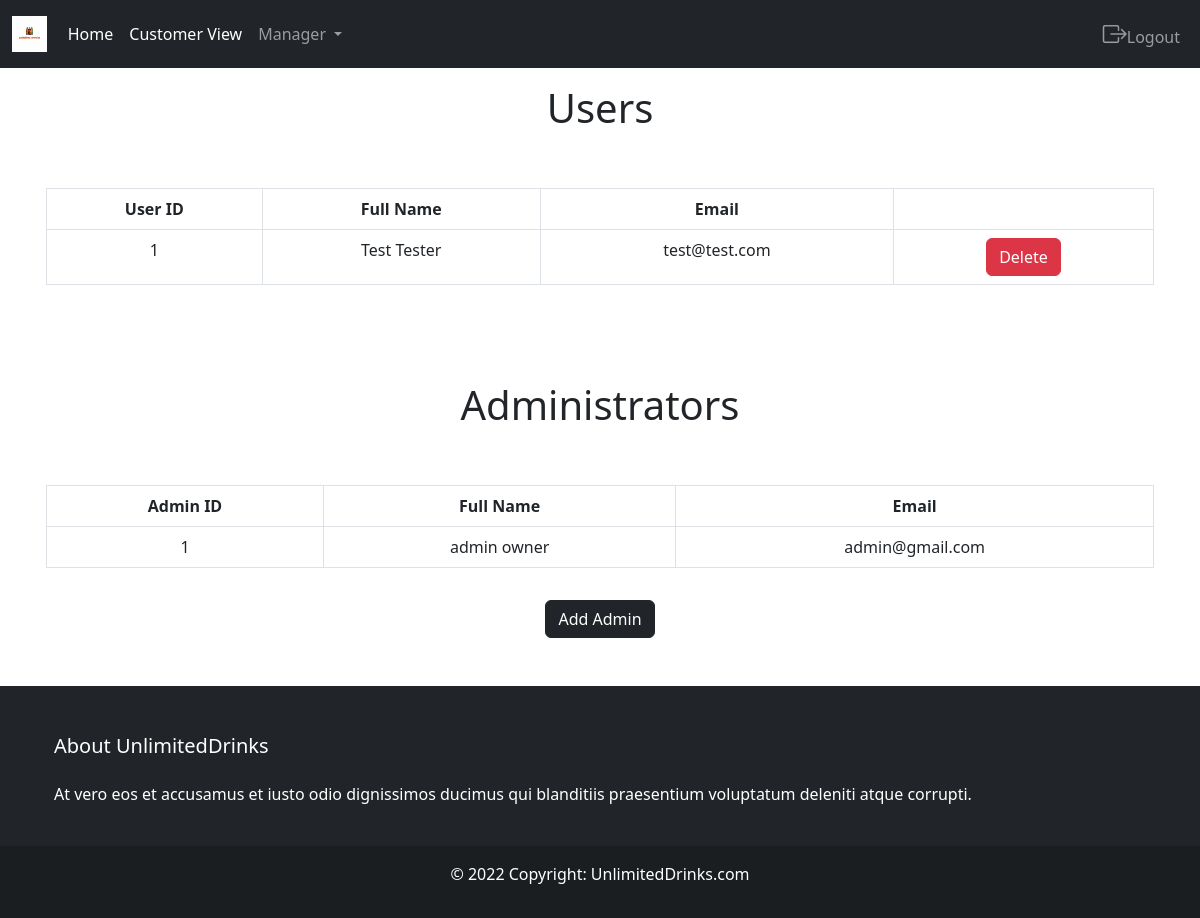
Screenshot of /admin/userManager.php (signed in) with the database file from the repository.
### tables this page shows
CREATE TABLE customers (
  customerID        INT            NOT NULL   AUTO_INCREMENT,
  emailAddress      VARCHAR(255)   NOT NULL,
  password          VARCHAR(60)    NOT NULL,
  firstName         VARCHAR(60)    NOT NULL,
  lastName          VARCHAR(60)    NOT NULL, 
  PRIMARY KEY (customerID),
  UNIQUE INDEX emailAddress (emailAddress)
);

### model/account_db.php (called while the page is built, shortened)
<?php
    function grabUsers(){
        global $db;
        $query = 'SELECT * FROM customers';
        $statement = $db->prepare($query);
        $statement->execute();
        $users = $statement->fetchAll();
        return $users;
    }
    function grabAdmins(){
        global $db;
        $query = 'SELECT * FROM administrators';
        $statement = $db->prepare($query);
        $statement->execute();
        $admins = $statement->fetchAll();
        return $admins;
    }
?>

### admin/userManager.php (the view, shortened to what this page needs)
<?php
    include('header.php');
    if(isset($_SESSION['adminID'])){
        require('../model/db_connect.php');
        include('../model/account_db.php');
        $users = grabUsers();
        $admins = grabAdmins();
?>
<!DOCTYPE html>
<html>
    <body>
        <div class="container text-center p-3">
            <h1 class="pb-5">Users</h1>
            <table class="table table-bordered">
                <tr>
                    <th>User ID</th>
                    <th>Full Name</th>
                    <th>Email</th>
                    <th></th>
                </tr>
                <?php $count = 0; ?>
                <?php foreach ($users as $user): ?>
                    <tr>
                        <td><?php echo $user['customerID']; ?></td>
                        <td><?php echo $user['firstName'] . " " . $user['lastName']; ?></td>
                        <td><?php echo $user['emailAddress']; ?></td>
                        <td>
                            <button type="button" class="btn btn-danger" data-bs-toggle="modal" data-bs-target="#deleteModal<?php echo $count; ?>">Delete</button>
                        </td>
                    </tr>
                <?php $count++; endforeach; ?>
            </table>
        </div>
        <div class="container text-center p-3 mt-5">
            <h1 class="pb-5">Administrators</h1>
            <table class="table table-bordered">
                <tr>
                    <th>Admin ID</th>
                    <th>Full Name</th>
                    <th>Email</th>
                </tr>
                <?php $count = 0; ?>
                <?php foreach ($admins as $admin): ?>
                    <tr>
                        <td><?php echo $admin['adminID']; ?></td>
                        <td><?php echo $admin['firstName'] . " " . $admin['lastName']; ?></td>
                        <td><?php echo $admin['emailAddress']; ?></td>
                    </tr>
                <?php $count++; endforeach; ?>
            </table>
        </div>
        <div class="container mb-5">
            <div class="text-center">
                <?php if (isset($_SESSION['adminID']) && $_SESSION['adminID'] == 1){ ?>
                <button type="button" class="btn btn-dark" data-bs-toggle="modal" data-bs-target="#addModal">Add Admin</button>
                <?php } ?>
            </div>
        </div>
    </body>
</html>
<?php include('../view/footer.php');} ?>

### rows the page displays
customers: customerID "1", firstName "Test", lastName "Tester", emailAddress "test@test.com"

### other values shown
$admin['adminID'] "1"
$admin['firstName'] "admin"
$admin['lastName'] "owner"
$admin['emailAddress'] "admin@gmail.com"
